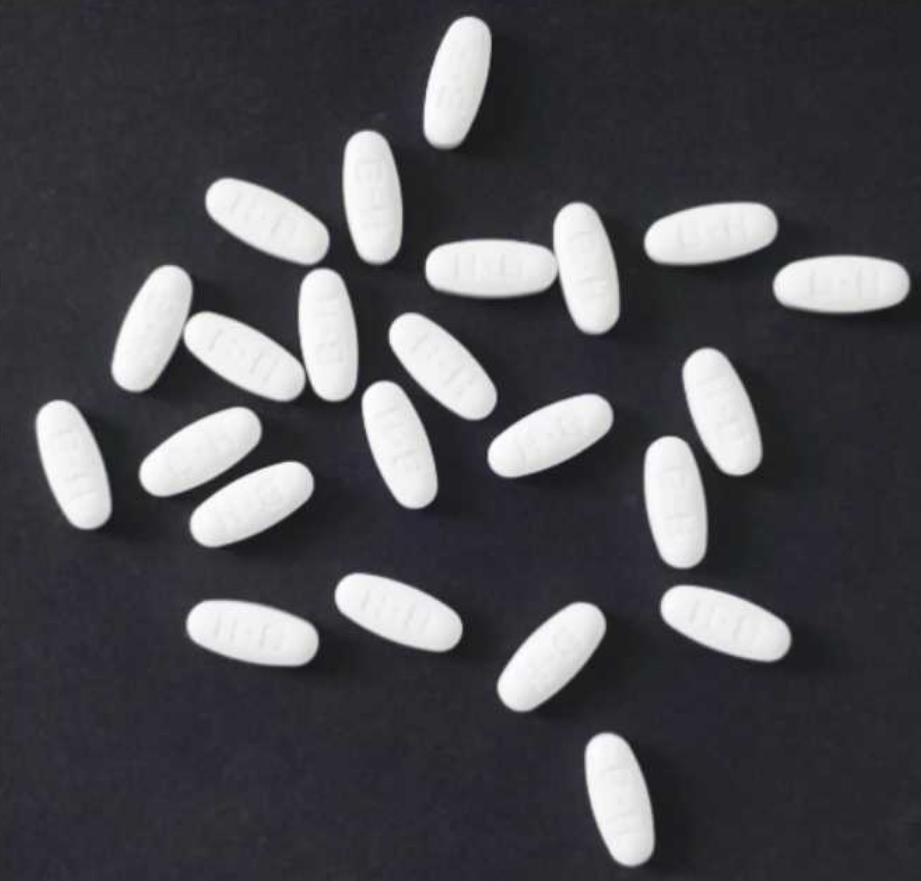
#> input picture code/day4/tablet.jpg, 921 x 881 px
$ python tablet.py
#> lines starting #> are read from the running program, lines starting #| are printed output that depends on the picture; after the words box and inside, x2 and y2 are one past the last pixel; in counts of white or black regions, pixels touching at a corner belong together
import cv2
import numpy as np

img = cv2.imread("tablet.jpg")
#> img is the input picture: shape (881, 921, 3); mean B, G, R 81.2, 76.4, 77.2
gray = cv2.cvtColor(img, cv2.COLOR_BGR2GRAY)
ret, binary = cv2.threshold(gray, 180, 255, cv2.THRESH_BINARY)
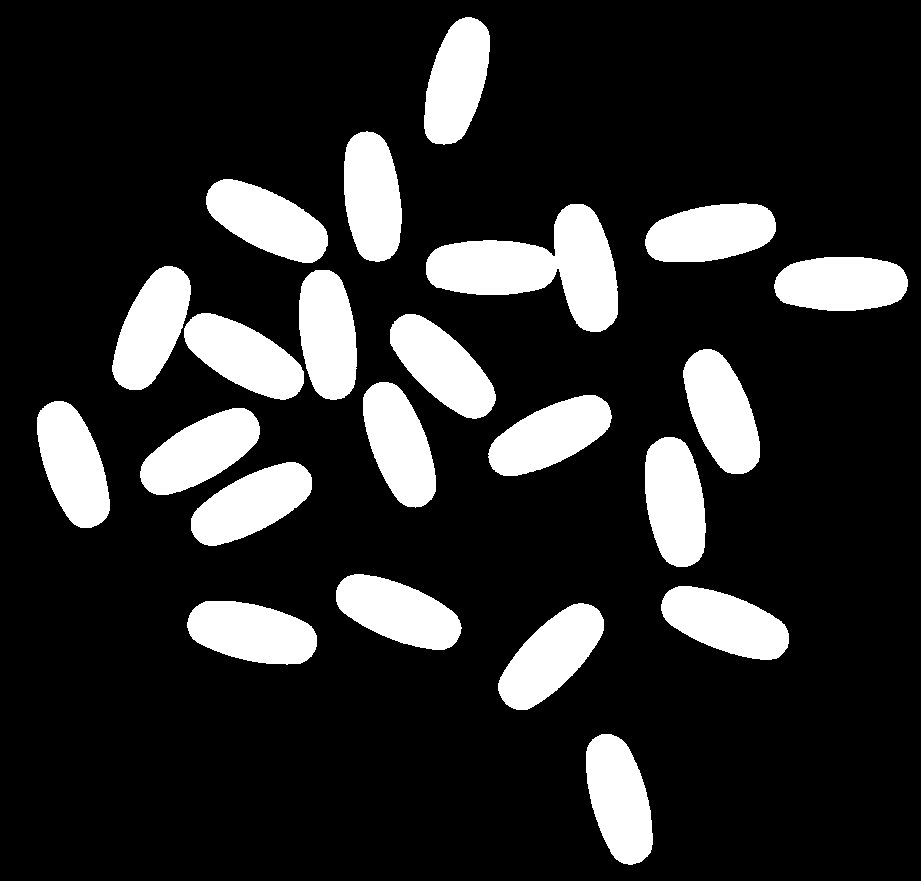
#> binary: shape (881, 921); 17.4% white; 22 white regions, largest, box (x1, y1, x2, y2) and area: (426, 204, 618, 332) 12153, (683, 349, 760, 474) 6309, (645, 437, 706, 567) 6268
kernel = np.ones((3, 3), np.uint8)
erosion = cv2.erode(binary, kernel, iterations=10)
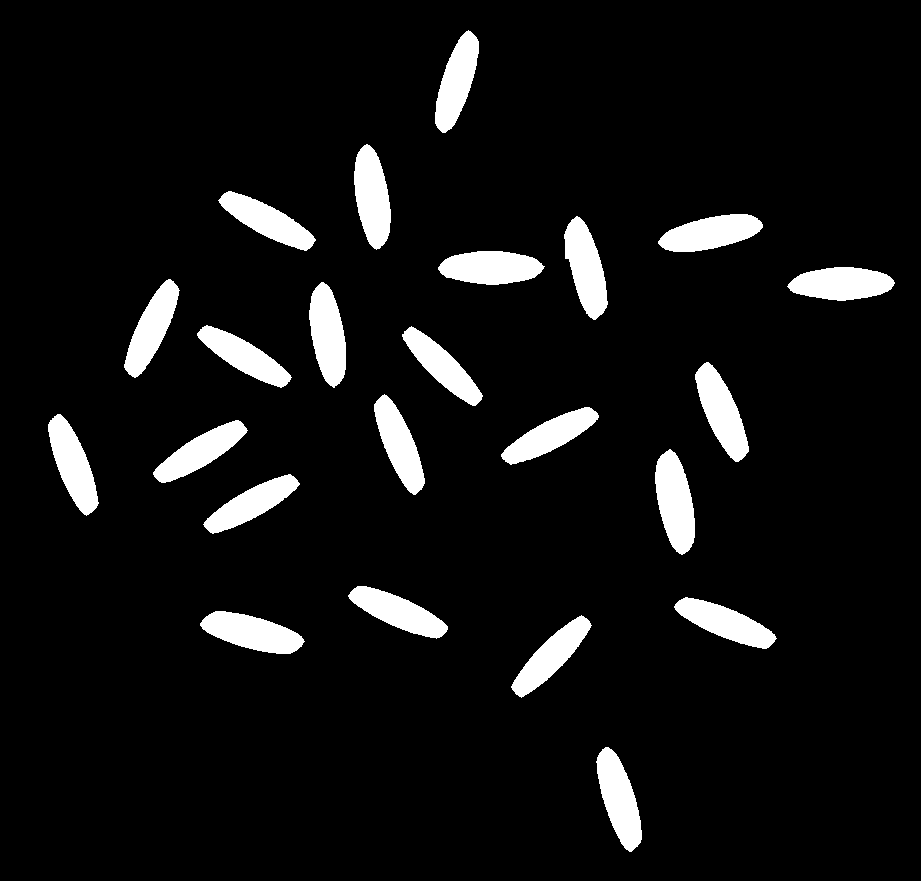
#> erosion: shape (881, 921); 7.3% white; 23 white regions
contours, hierarchy = cv2.findContours(erosion, cv2.RETR_TREE, cv2.CHAIN_APPROX_SIMPLE)
#> contours = 23 contours; largest, box (x1, y1, x2, y2) and area: (655, 449, 695, 555) 2770, (200, 611, 305, 654) 2644, (438, 251, 545, 285) 2634, (354, 144, 391, 250) 2630, (596, 747, 642, 852) 2616
print("药片数量：", len(contours))
#| 药片数量： 23
cv2.drawContours(img, contours, -1, (0, 0, 255), 3)  # 绘制所有轮廓
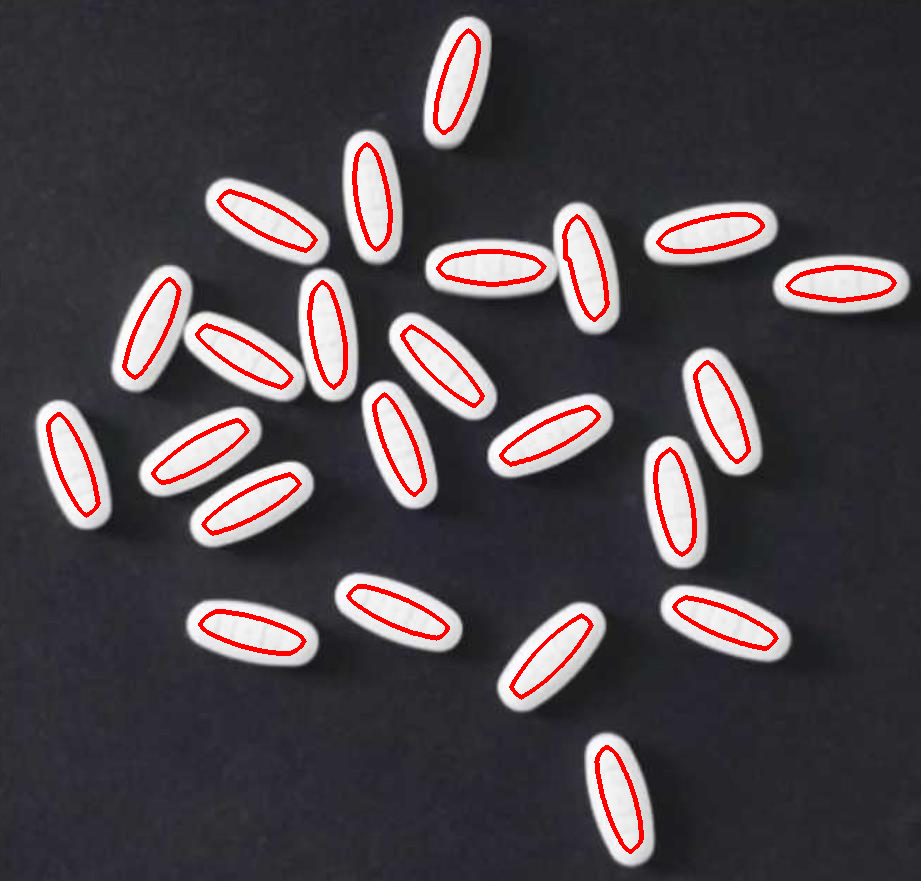
#> img: shape (881, 921, 3); 2.94% of pixels changed, all inside (x1, y1, x2, y2) = (46, 28, 897, 854)
cv2.imshow("img", img)
cv2.waitKey(0)
